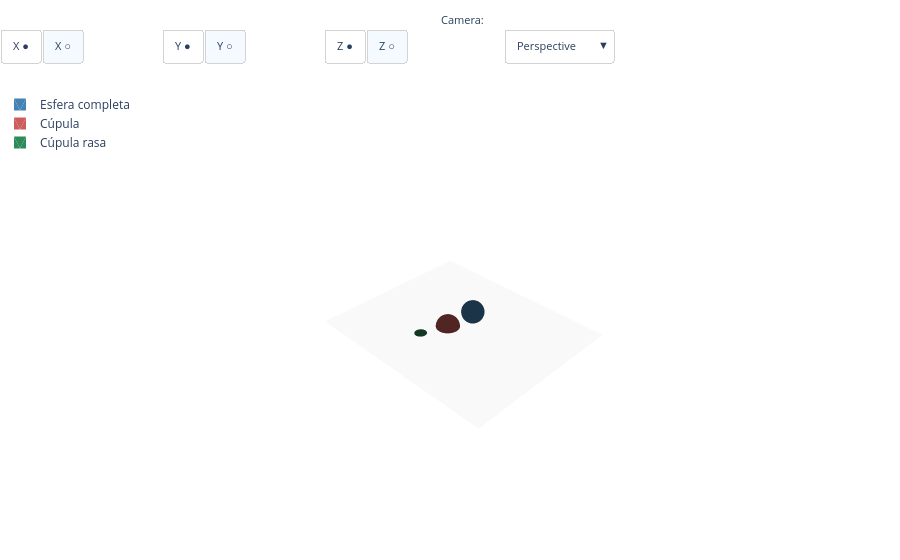

Here is the notebook cell this chart was saved with:
### Markdown cell above
---

### Esfera — `.sphere()`

A esfera é usada em cúpulas, elementos decorativos, volumes orgânicos e estudo de formas.

```python
.sphere(radius, angle1=-90, angle2=90, angle3=360)
```

| Parâmetro | Descrição |
|-----------|-----------|
| `radius`  | Raio |
| `angle1`  | Ângulo inicial na vertical (latitude inferior) — padrão `-90°` |
| `angle2`  | Ângulo final na vertical (latitude superior) — padrão `90°` |
| `angle3`  | Ângulo de abertura horizontal — padrão `360°` |

### Code cell
esfera = cq.Workplane("XY").sphere(2.0)

cupula = cq.Workplane("XY").sphere(2.0, angle1=0, angle2=90)
cupula = cupula.translate((6.0, 0, 0))

cupula_rasa = cq.Workplane("XY").sphere(2.0, angle1=60, angle2=90)
cupula_rasa = cupula_rasa.translate((12.0, 0, 0))

show(
    [esfera, cupula, cupula_rasa],
    names=["Esfera completa", "Cúpula", "Cúpula rasa"],
    visible_axes=None,
    z=-2.0,
    plane_size=18
)

### Figure 1 — Plotly figure (JSON) as saved in the notebook; plotly's stock layout.template omitted (floating-point values rounded to 4 significant figures; data arrays with more than 128 entries replaced by an {"elided": "..."} marker saying what was removed)
{"data": [{"color": "whitesmoke", "hoverinfo": "skip", "i": [0, 0], "j": [1, 2], "k": [2, 3], "opacity": 0.8, "showlegend": false, "type": "mesh3d", "x": [-18, 18, 18, -18], "y": [-18, -18, 18, 18], "z": [-2, -2, -2, -2]}, {"color": "steelblue", "flatshading": true, "i": {"elided": "8002 int values"}, "j": {"elided": "8002 int values"}, "k": {"elided": "8002 int values"}, "lighting": {"ambient": 0.4, "diffuse": 0.8, "specular": 0.2}, "name": "Esfera completa", "opacity": 1, "showlegend": true, "type": "mesh3d", "x": {"elided": "4066 float values"}, "y": {"elided": "4066 float values"}, "z": {"elided": "4066 float values"}}, {"color": "indianred", "flatshading": true, "i": {"elided": "4251 int values"}, "j": {"elided": "4251 int values"}, "k": {"elided": "4251 int values"}, "lighting": {"ambient": 0.4, "diffuse": 0.8, "specular": 0.2}, "name": "Cúpula", "opacity": 1, "showlegend": true, "type": "mesh3d", "x": {"elided": "2286 float values"}, "y": {"elided": "2286 float values"}, "z": {"elided": "2286 float values"}}, {"color": "seagreen", "flatshading": true, "i": {"elided": "1517 int values"}, "j": {"elided": "1517 int values"}, "k": {"elided": "1517 int values"}, "lighting": {"ambient": 0.4, "diffuse": 0.8, "specular": 0.2}, "name": "Cúpula rasa", "opacity": 1, "showlegend": true, "type": "mesh3d", "x": {"elided": "898 float values"}, "y": {"elided": "898 float values"}, "z": {"elided": "898 float values"}}], "layout": {"annotations": [{"font": {"size": 11}, "showarrow": false, "text": "Axes:", "x": -0.01, "xanchor": "right", "xref": "paper", "y": 1.17, "yref": "paper"}, {"font": {"size": 11}, "showarrow": false, "text": "Camera:", "x": 0.54, "xanchor": "right", "xref": "paper", "y": 1.17, "yref": "paper"}], "legend": {"x": 0, "y": 1}, "margin": {"b": 0, "l": 0, "r": 0, "t": 90}, "scene": {"aspectmode": "manual", "aspectratio": {"x": 1, "y": 1, "z": 1}, "camera": {"eye": {"x": 1.5, "y": 1.5, "z": 1.5}, "projection": {"type": "perspective"}, "up": {"x": 0, "y": 0, "z": 1}}, "xaxis": {"range": [-12.5, 23.5], "showbackground": false, "showgrid": false, "showline": false, "showspikes": false, "showticklabels": false, "title": {"text": ""}, "zeroline": false}, "yaxis": {"range": [-18, 18], "showbackground": false, "showgrid": false, "showline": false, "showspikes": false, "showticklabels": false, "title": {"text": ""}, "zeroline": false}, "zaxis": {"range": [-18, 18], "showbackground": false, "showgrid": false, "showline": false, "showspikes": false, "showticklabels": false, "title": {"text": ""}, "zeroline": false}}, "updatemenus": [{"active": 1, "bgcolor": "white", "bordercolor": "lightgray", "buttons": [{"args": [{"scene.xaxis": {"backgroundcolor": "rgb(230, 236, 245)", "gridcolor": "white", "gridwidth": 1, "range": [-12.5, 23.5], "showbackground": true, "showgrid": true, "showline": false, "showspikes": true, "showticklabels": true, "title": {"text": ""}, "zeroline": true, "zerolinecolor": "white", "zerolinewidth": 2}}], "label": "X ●", "method": "relayout"}, {"args": [{"scene.xaxis": {"range": [-12.5, 23.5], "showbackground": false, "showgrid": false, "showline": false, "showspikes": false, "showticklabels": false, "title": {"text": ""}, "zeroline": false}}], "label": "X ○", "method": "relayout"}], "direction": "right", "font": {"size": 11}, "showactive": true, "type": "buttons", "x": 0, "xanchor": "left", "y": 1.13, "yanchor": "top"}, {"active": 1, "bgcolor": "white", "bordercolor": "lightgray", "buttons": [{"args": [{"scene.yaxis": {"backgroundcolor": "rgb(230, 236, 245)", "gridcolor": "white", "gridwidth": 1, "range": [-18, 18], "showbackground": true, "showgrid": true, "showline": false, "showspikes": true, "showticklabels": true, "title": {"text": ""}, "zeroline": true, "zerolinecolor": "white", "zerolinewidth": 2}}], "label": "Y ●", "method": "relayout"}, {"args": [{"scene.yaxis": {"range": [-18, 18], "showbackground": false, "showgrid": false, "showline": false, "showspikes": false, "showticklabels": false, "title": {"text": ""}, "zeroline": false}}], "label": "Y ○", "method": "relayout"}], "direction": "right", "font": {"size": 11}, "showactive": true, "type": "buttons", "x": 0.18, "xanchor": "left", "y": 1.13, "yanchor": "top"}, {"active": 1, "bgcolor": "white", "bordercolor": "lightgray", "buttons": [{"args": [{"scene.zaxis": {"backgroundcolor": "rgb(230, 236, 245)", "gridcolor": "white", "gridwidth": 1, "range": [-18, 18], "showbackground": true, "showgrid": true, "showline": false, "showspikes": true, "showticklabels": true, "title": {"text": ""}, "zeroline": true, "zerolinecolor": "white", "zerolinewidth": 2}}], "label": "Z ●", "method": "relayout"}, {"args": [{"scene.zaxis": {"range": [-18, 18], "showbackground": false, "showgrid": false, "showline": false, "showspikes": false, "showticklabels": false, "title": {"text": ""}, "zeroline": false}}], "label": "Z ○", "method": "relayout"}], "direction": "right", "font": {"size": 11}, "showactive": true, "type": "buttons", "x": 0.36, "xanchor": "left", "y": 1.13, "yanchor": "top"}, {"active": 0, "bgcolor": "white", "bordercolor": "lightgray", "buttons": [{"args": [{"scene.aspectmode": "manual", "scene.aspectratio": {"x": 1, "y": 1, "z": 1}, "scene.camera": {"eye": {"x": 1.5, "y": 1.5, "z": 1.5}, "projection": {"type": "perspective"}, "up": {"x": 0, "y": 0, "z": 1}}}], "label": "Perspective", "method": "relayout"}, {"args": [{"scene.aspectmode": "manual", "scene.aspectratio": {"x": 1, "y": 1, "z": 1}, "scene.camera": {"eye": {"x": 2.5, "y": 2.5, "z": 2.5}, "projection": {"type": "orthographic"}, "up": {"x": 0, "y": 0, "z": 1}}}], "label": "Orthographic", "method": "relayout"}], "direction": "down", "font": {"size": 11}, "showactive": true, "type": "dropdown", "x": 0.56, "xanchor": "left", "y": 1.13, "yanchor": "top"}]}}
